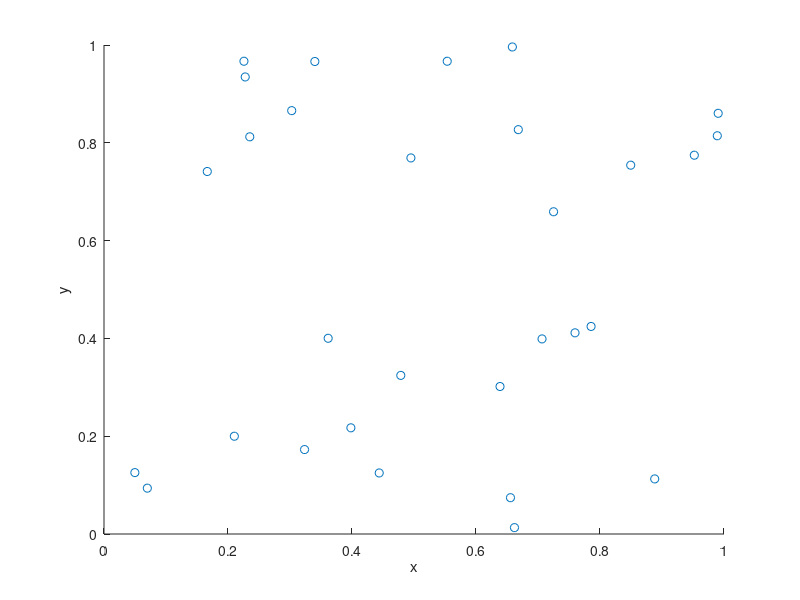

Write MATLAB code to recreate this figure.
% Simulate a binomial point process on a rectangle.
% Author: H. Paul Keeler, 2018.
% Website: hpaulkeeler.com
% Repository: github.com/hpaulkeeler/posts

numbPoints=30; %number of points

%Simulation window parameters
xMin=0;
xMax=1;
yMin=0;
yMax=1;
%rectangle dimensions
xDelta=xMax-xMin;
yDelta=yMax-yMin; 

%Simulate binomial point process
xx=xDelta*rand(numbPoints,1)+xMin;%x coordinates of uniform points
yy=yDelta*rand(numbPoints,1)+yMin;%y coordinates of uniformpoints

%Plotting
scatter(xx,yy);
xlabel('x');ylabel('y');
